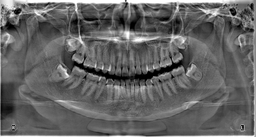
#> input picture 139001-17-M.png, 256 x 137 px, shrunk from 1920 x 1024 before the run, found by its file name
$ python biometria.py
#> lines starting #> are read from the running program, lines starting #| are printed output that depends on the picture; after the words box and inside, x2 and y2 are one past the last pixel; in counts of white or black regions, pixels touching at a corner belong together
import cv2
import numpy as np
from matplotlib import pyplot as plt
from numba import jit, njit
from scipy.ndimage import center_of_mass, label

import time

inicio = time.time()

@njit
def clip(img, xSect, ySect):
    #xSect = int(np.round_(.28*np.shape(img)[0]))
    #ySect = int(np.round_(.15*np.shape(img)[1]))
    newImg = img[xSect:-xSect,ySect:-ySect]
    return newImg, [xSect, ySect]

@njit
def median(img):
    #shp = np.array([np.shape(img)[0]-10, np.shape(img)[1]-10])
    m = np.shape(img)[0]-10
    n = np.shape(img)[1]-10
    new = np.zeros((m,n))
    for r in range(m):
        for c in range(n):
            A = img[r:r+11, c:c+11]
            new[r,c] = np.median(A)
    return new

@jit
def threshold(img, perc):
    suma = 0
    ths = np.ones_like(img)*img
    sh = np.shape(ths)
    for i in range(256):
        suma += np.count_nonzero(ths==i)/(sh[0]*sh[1])
        if suma > perc:
            T = i
            break

    for r in range(sh[0]):
        for c in range(sh[1]):
            if ths[r,c] < T:
                ths[r,c] = 255
            else:
                ths[r,c] = 0
    """
    img[img<T] = 0
    img[img>=T] = 255
    """
    return ths

def IMR(img):

    sh = np.shape(img)
    """
    for r in sh[0]:
        for c in sh[1]:
            if img[r,c] == 0:
    """
    #img[img==0] = 1
    #img[img==255] = 0
    lbl = label(img)
    lbl = label(removeSpots(lbl[0], lbl[1], int(np.round_(sh[0]*sh[1]*0.02))))
    cand = np.array(center_of_mass(img, lbl[0], range(lbl[1]))) #candidates to IMR centroids
    #np.seterr(divide='warn', invalid='warn')
    center = np.array([sh[0], sh[1]])/2.0 #center of image
    dist_to_center = np.sum((cand-np.ones(np.array(cand.shape))*center)**2, axis=1) #distance to center of each candidate
    centroidIdx = np.argmin(dist_to_center[1:])
    img[lbl[0]!=centroidIdx+1] = -1
    img[lbl[0]==centroidIdx+1] = 255
    img[img==-1] = 0

    return img
@jit
def removeSpots(lbl, spots, ths):
    sh = np.shape(lbl)
    for i in range(spots):
        if np.count_nonzero(lbl==i)<ths:
            for r in range(sh[0]):
                for c in range(sh[1]):
                    if lbl[r,c]==i:
                        lbl[r,c] = 0
            #lbl[lbl==i] = 0
    return lbl
#@jit
def ajuste(arr, perc):

    regionIMR = np.where(arr==255)
    sizeIMR = len(regionIMR[1])
    sampleSize = int(np.floor(perc*sizeIMR))
    #sampleSize = sampleInfo(sizeIMR, perc)
    sampleIdx = np.random.randint(0, sizeIMR, sampleSize)
    sample = np.zeros((2, sampleSize))
    for i in range(sampleSize):
        sample[0, i] = regionIMR[1][sampleIdx[i]]
        sample[1, i] = regionIMR[0][sampleIdx[i]]
    Pn = np.poly1d(np.polyfit(sample[0], sample[1], 2))
    xMin = int(np.min(sample[0]))
    xMax = int(np.max(sample[0]))
    return Pn, [xMin, xMax]
"""
@njit
def sampleInfo(float(size), float(perc)):
    return int(np.floor(perc*size))
"""
@njit
def renormalize(img):
    range1 = np.array([np.min(img), np.max(img)])
    range2 = np.array([0.,255.])
    ref = np.ones(np.shape(img))
    out = np.empty_like(img)

    delta1 = range1[1] - range1[0]
    delta2 = range2[1] - range2[0]

    return np.round((delta2*ref * (img - ref*range1[0]) / delta1) + ref*range2[0], 0, out)
    #return np.round_((delta2 * (img - range1[0]) / delta1) + range2[0])
@njit
def sobel(img):
    m = np.shape(img)[0]-2
    n = np.shape(img)[1]-2
    new = np.zeros((m,n))
    for r in range(m):
        for c in range(n):
            A = img[r:r+3, c:c+3]
            new[r,c] = kernelSobel(A)
    return renormalize(new)
@njit
def kernelSobel(img):
    Gx = np.array([[1,0,-1],
                   [2,0,-2],
                   [1,0,-1]])
    Gy = np.array([[ 1, 2, 1],
                   [ 0, 0, 0],
                   [-1,-2,-1]])
    sh = np.shape(Gx)
    resX = 0
    resY = 0
    for r in range(sh[0]):
        for c in range(sh[1]):
            resX += img[r,c]*Gx[r,c]
            # [6 lines of commented-out code are left out]
    return resX

#@njit
def curveIntensity(img, poly, offset, imrRange):
    sh = np.shape(img)
    result = []

    for y in range(151):
        totalIntensity = 0
        for c in range(imrRange[0], imrRange[1]+1):
            x = int(np.round_(poly(c)-y-offset[0]))
            if x>0:
                if x<sh[0]:
                    totalIntensity += img[x,c-offset[1]]
        result.append(totalIntensity)
    return result


def gamma(img, gam, c=1): #0 < gam < 1, oscuros expandidos; gam > 1, claros expandidos
    img = renormalize(c*img**gam)
    return np.round_(img)

def enhanceTeeth(img, gam, ths):
    new = median(img)
    new = sobel(sobel(new))
    new = median(new)
    new = gamma(new, gam)
    return threshold(new, ths)

@njit
def negative(img):
    return np.ones_like(img)*255-img

im1 = '//home//juancho//Documents//Servicio//CIO//Imagenes//139001-17-M.png'
im2 = '//home//juancho//Documents//Servicio//CIO//Imagenes//138785-21-M.png'
im3 = '//home//juancho//Documents//Servicio//CIO//Imagenes//138943-20-M.png'
#im4 = '//home//juancho//Documents//Servicio//CIO//Imagenes//139008-22-H.png'
im5 = '//home//juancho//Documents//Servicio//CIO//Imagenes//139293-21-M.png'

img = cv2.imread(im1, 0)
#> img is the input picture: shape (137, 256); min 0, max 255, mean 100
xSect = int(np.round_(.28*np.shape(img)[0]))
#> xSect = 38
ySect = int(np.round_(.10*np.shape(img)[1]))
#> ySect = 26
clippedImg, offset = clip(img, xSect, ySect)
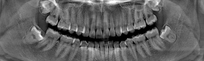
#> clippedImg: shape (61, 204); min 0, max 255, mean 97.4
#> offset = [38, 26]
#clippedImg = img[290:761,839:1071]
#offset = [290,839]
new = median(img)
new = threshold(new, .15)
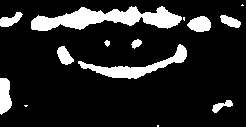
#> new: shape (127, 246) float64; 14.1% white; 14 white regions (4 under 20 px), largest, box (x1, y1, x2, y2) and area: (31, 6, 182, 31) 2007, (78, 44, 187, 79) 977, (0, 78, 12, 115) 347
imrImg = IMR(new)
#> in IMR, `cand = np.array(center_of_mass(img, lbl[0], range(lbl[1])))`: cand = [[53.51, 107.8], [18.44, 106.2], [66.24, 136.6]]
#> in IMR, `dist_to_center = np.sum((cand-np.ones(np.array(cand.shape))*center)**2..`: dist_to_center = [330.4, 2311.5, 191.5]
#> in IMR, `centroidIdx = np.argmin(dist_to_center[1:])`: centroidIdx = 1
#> in IMR, `img[lbl[0]!=centroidIdx+1] = -1`:
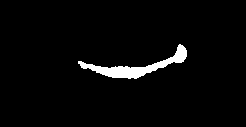
#> img: shape (127, 246) float64; values -1 (black) and 255 (white), 3.1% white; 1 white region, box (x1, y1, x2, y2) and area: (78, 44, 187, 79) 977
poly, imrRange = ajuste(imrImg, .15)
#> in ajuste, `regionIMR = np.where(arr==255)`: regionIMR = 977 positions, rows 44 to 78, columns 78 to 186
#> in ajuste, `sizeIMR = len(regionIMR[1])`: sizeIMR = 977
#> in ajuste, `sampleSize = int(np.floor(perc*sizeIMR))`: sampleSize = 146
#> in ajuste, `sampleIdx = np.random.randint(0, sizeIMR, sampleSize)`: sampleIdx = 146 values, max 976 at index 33, min 9 at index 8, mean 528.7
#> in ajuste, `xMin = int(np.min(sample[0]))`: xMin = 79
#> in ajuste, `xMax = int(np.max(sample[0]))`: xMax = 186
#> imrRange = [79, 186]

#new = cv2.equalizeHist(cv2.Sobel(clippedImg, ddepth=-1,dx=1,dy=1,ksize=3))
new = median(clippedImg)
#> new: shape (51, 194) float64
new = sobel(new)
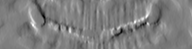
#> new: shape (49, 192) float64; min 0, max 255, mean 126.3

#new = new[290:761,839:1071]

intensities = curveIntensity(new, poly, offset, imrRange)
#> after the loop in curveIntensity, `for y in range(151):`: result = 151 values, max 15273 at index 6, min 0 at index 35, mean 2644.8
#> intensities has the same summary as result in curveIntensity
intensities1 = curveIntensity(clippedImg, poly, offset, imrRange)
#> intensities1 = 151 values, max 12775 at index 2, min 0 at index 35, mean 2149.2
"""
inicio05 = time.time()
poly05, xMin, xMax = ajuste(new, 0.05)
fin05 = time.time()

inicio10 = time.time()
poly10, xMin, xMax = ajuste(new, 0.1)
fin10 = time.time()

inicio20 = time.time()
poly20, xMin, xMax = ajuste(new, 0.2)
fin20 = time.time()

inicio50 = time.time()
poly50, xMin, xMax = ajuste(new, 0.5)
fin50 = time.time()

fin = time.time()
print("t total: ", fin-inicio)
print("t 05: ", fin05-inicio05)
print("t 10: ", fin10-inicio10)
print("t 20: ", fin20-inicio20)
print("t 50: ", fin50-inicio50)
"""

f3 = plt.figure(3)
#f3.add_subplot(121)
plt.scatter(range(len(intensities)), intensities)
plt.title("Sobel")
#f3.add_subplot(122)
#plt.scatter(range(len(intensities1)), intensities1)
#plt.title("Original")

maxCoronas = np.argmax(intensities)
#> maxCoronas = 6
minIntensidadIdx = np.argmin(intensities[maxCoronas:])
#> minIntensidadIdx = 29
maxDiastemas = np.argmax(intensities[minIntensidadIdx:])
#> maxDiastemas = 0

f1 = plt.figure(1)
x = np.linspace(imrRange[0], imrRange[1], 1000)
#> x = 1000 values from 79 to 186
plt.imshow(img, cmap='gray')
plt.plot(x, poly(x), color="b")
#plt.plot(x, poly(x)-minIntensidadIdx, color="r")
plt.plot(x, poly(x)-maxCoronas, color="r")

f2 = plt.figure(2)
plt.imshow(new, cmap='gray')
plt.plot(x-offset[1], poly(x)-offset[0], color="b")
plt.plot(x-offset[1], poly(x)-offset[0]-maxDiastemas, color="g")
#plt.plot(x-offset[1], poly(x)-offset[0]-(4/5)*minIntensidadIdx, color="r")
plt.plot(x-offset[1], poly(x)-offset[0]-maxCoronas, color="r")
plt.legend(["Original", "Diastemas", "Corona"])
#plt.plot(x, poly(x))
#plt.plot(x, poly(x)-minIntensidadIdx, color="r")

plt.show()
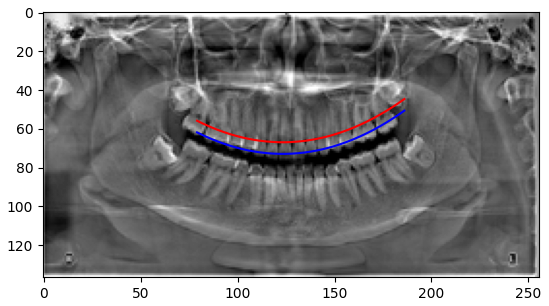
#> figure drawn by matplotlib, 1 panel
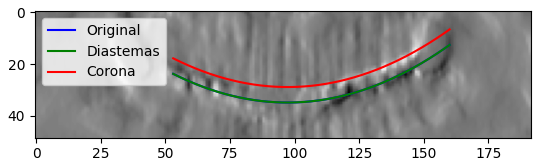
#> figure drawn by matplotlib, 1 panel
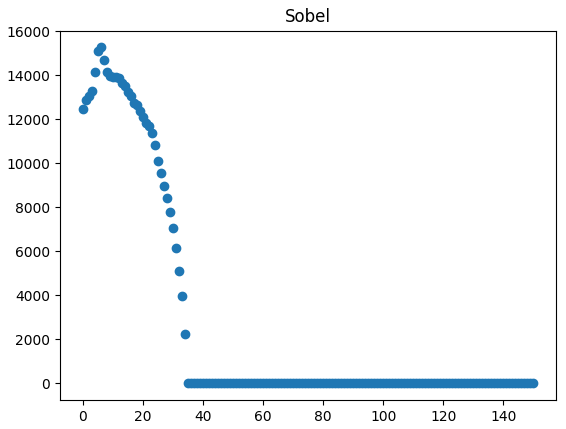
#> figure drawn by matplotlib, 1 panel
# [5 lines of commented-out code are left out]


'''
cv2.imshow('image', img)
cv2.waitKey(0)
cv2.destroyAllWindows()
'''
"""
(839,290)   (1070,290)
(839,760)   (1070,760)
"""
